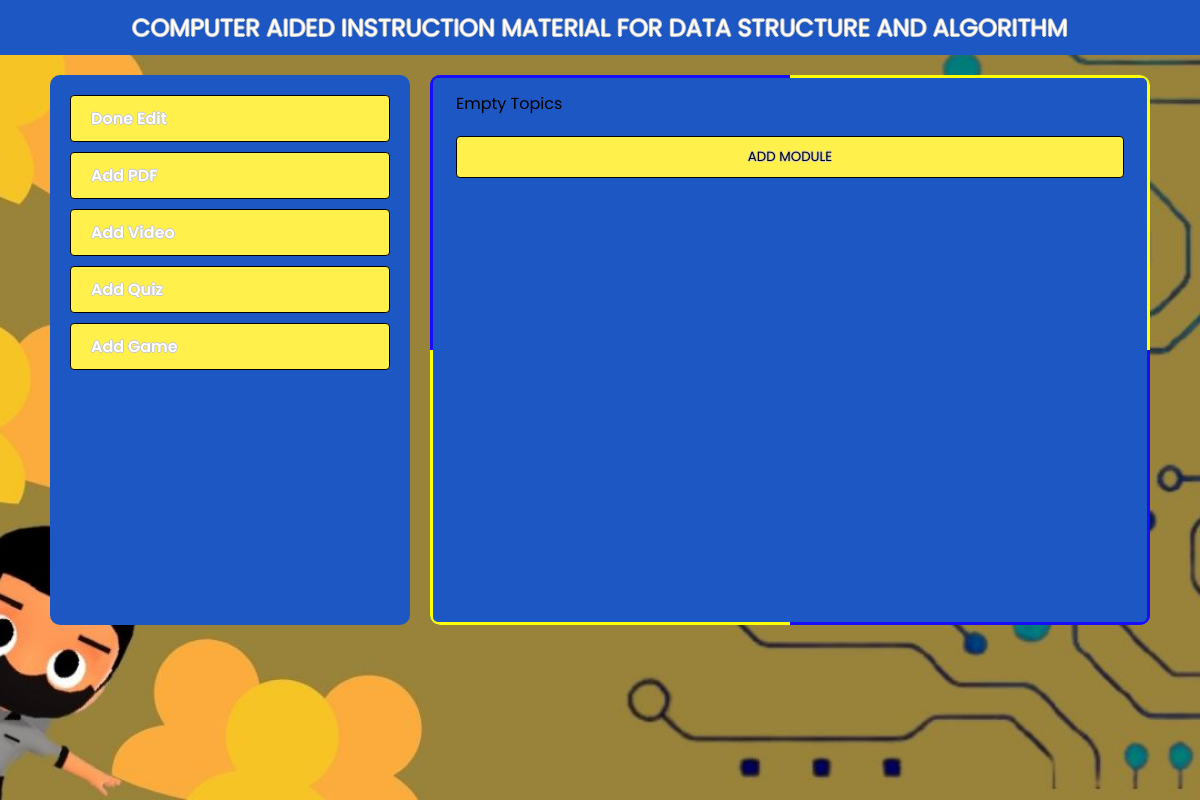
Before: /admin-module (signed in) with the older database file.
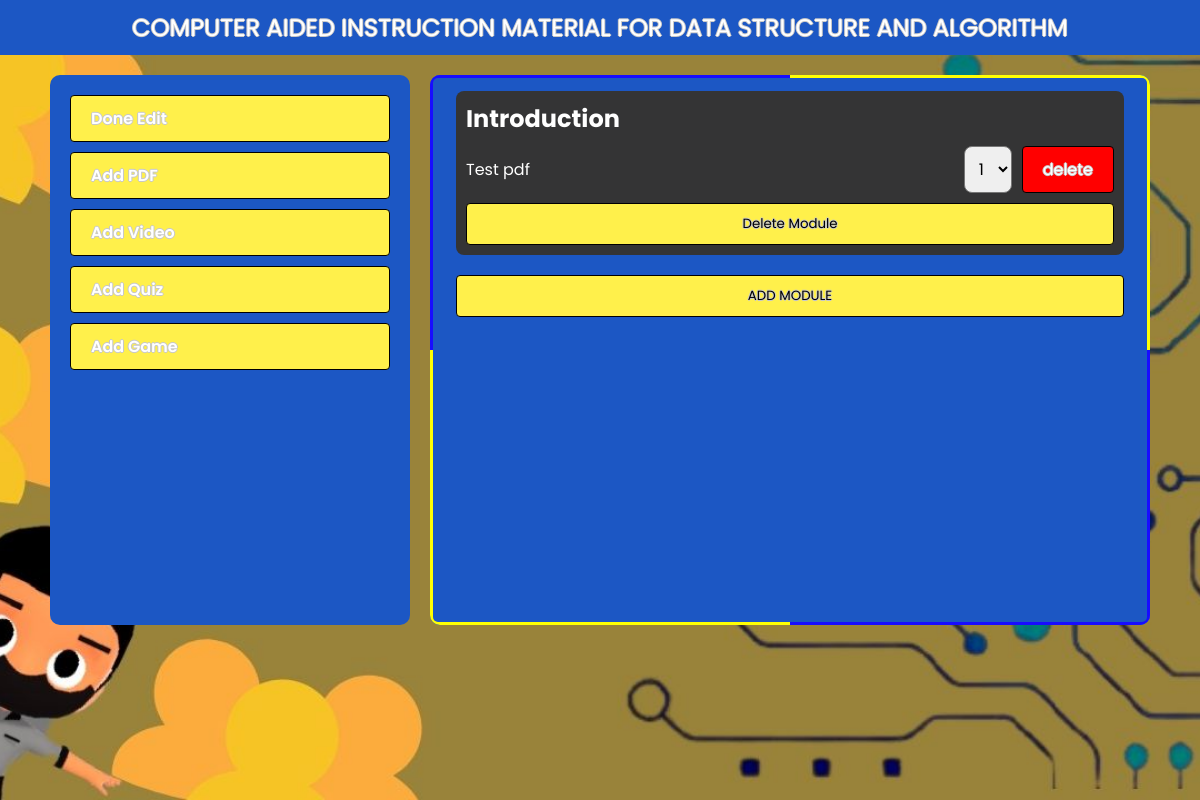
After: the same page with the newer database file.
### tables this page shows
CREATE TABLE `topics` (
  `id` int(11) NOT NULL,
  `title` varchar(1000) NOT NULL
);

CREATE TABLE `content` (
  `id` int(11) NOT NULL,
  `name` varchar(100) DEFAULT NULL,
  `description` varchar(300) DEFAULT NULL,
  `order` int(11) NOT NULL,
  `topics` int(11) NOT NULL,
  `type` int(11) NOT NULL
);

### db/TopicDb.php (called while the page is built, shortened)
<?php
require_once 'autoload.php';
class TopicDb
{
    public static function getAllTopics()
    {
        $conn = Database::open();
        $stmt = $conn->prepare("SELECT * FROM topics");
        $stmt->execute();
        $result = $stmt->get_result();
        $topics = array();
        while ($data = $result->fetch_assoc()) {
            $topic = new Topic($data['title']);
            $topic->setId($data['id']);
            array_push($topics, $topic);
        }
        if ($topics == null) {
            throw new Exception('Empty Topics');
        }
        return $topics;
    }
}

### autoload.php (called while the page is built, shortened)
<?php
spl_autoload_register(function ($className) {
    $file = __DIR__ . '\\' . $className . '.php';
    $file = str_replace('\\', DIRECTORY_SEPARATOR, $file);
});

### model/module/Topic.php (called while the page is built, shortened)
<?php
class Topic
{
    private $title;
    public function __construct($title)
    {
        $this->title = $title;
    }
    public function getTitle()
    {
        return $this->title;
    }
}

### model/module/Content.php (called while the page is built, shortened)
<?php
class Content
{
    private $id;
    private $name;
    private $order;
    private $topics;
    private $type;
    public function getId()
    {
        return $this->id;
    }
    public function getName()
    {
        return $this->name;
    }
    public function getOrder()
    {
        return $this->order;
    }
    public function getTopics()
    {
        return $this->topics;
    }
    public function getType()
    {
        return $this->type;
    }
    public function setId($id): void
    {
        $this->id = $id;
    }
    public function setName($name): void
    {
        $this->name = $name;
    }
    public function setOrder($order): void
    {
        $this->order = $order;
    }
    public function setTopics($topics): void
    {
        $this->topics = $topics;
    }
    public function setType($type): void
    {
        $this->type = $type;
    }
}

### db/ContentDb.php (called while the page is built, shortened)
<?php
class ContentDb
{
    public static function getContent($id)
    {
        $connection = Database::open();
        $stmt = $connection->prepare("SELECT * FROM content WHERE topics = ? order by `order`");
        $stmt->bind_param(
            "d",
            $id
        );
        $stmt->execute();
        $result = $stmt->get_result();
        $contents = array();
        while ($data = $result->fetch_assoc()) {
            $content = new Content();
            $content->setId($data['id']);
            $content->setName($data['name']);
            $content->setDescription($data['description']);
            $content->setOrder($data['order']);
            $content->setTopics($data['topics']);
            $content->setType($data['type']);
            switch ($data['type']) {
                case 3:
                    $content->appendData(FileDb::getFile($content));
                    break;
            }
            array_push($contents, $content);
        }
        $error = mysqli_error($connection);
        return $contents;
    }
}

### db/FileDb.php (called while the page is built, shortened)
<?php
class FileDb
{
    public static function getFile(Content $content)
    {
        $topicId = $content->getTopics();
        $contentId = $content->getId();
        $connection = Database::open();
        $stmt = $connection->prepare("SELECT * FROM file WHERE topic_id = ? and content_id = ?");
        $stmt->bind_param(
            "dd",
            $topicId,
            $contentId
        );
        $stmt->execute();
        $result = $stmt->get_result();
        $data = $result->fetch_assoc();
        $error = mysqli_error($connection);
        $file = new File();
        $file->setId($data['id']);
        $file->setLocation($data['location']);
        $file->setTopicId($data['topic_id']);
        $file->setContenId($data['content_id']);
        return $file;
    }
}

### model/module/File.php (called while the page is built, shortened)
<?php
class File {
    private $location;
    public function getLocation() {
        return $this->location;
    }
    public function setLocation($location): void {
        $this->location = $location;
    }
}

### views/admin/admin-module.php (the view, shortened to what the changed rows need)
<?php
require_once 'autoload.php';
?>
<!DOCTYPE html>
<html lang="en">
<head>
    <link rel="stylesheet" href="./resources/css/style.css">
</head>
<body>
    <section class="main-wrapper bg bg-dashboard">
        <header class="header">COMPUTER AIDED INSTRUCTION MATERIAL FOR DATA STRUCTURE AND ALGORITHM</header>
        <section class="content">
            <div class="content-left">
                <nav class="nav">
                    <a href="./admin" class="nav__link btn">Done Edit</a>
                    <a href="./module-file" class="nav__link btn">Add PDF</a>
                    <a href="./module-video" class="nav__link btn">Add Video</a>
                    <a href="./quiz-maker" class="nav__link btn">Add Quiz</a>
                    <a href="./module-game" class="nav__link btn">Add Game</a>
                </nav>
            </div>
            <div class="content-right rainbow">
                <section class="filler">
                    <?php
                    try {
                        function setOrder($id, $max, $order, $contentId)
                        {
                            $orders = " <select class='order' id='myId$id$contentId' onchange=\"changeOrder($id,$contentId,$order)\">";
                            for ($i = 1; $i <= $max; $i++) {
                                if ($i == $order) {
                                    $orders = $orders . "<option selected value='$i'>$i</option>";
                                } else {
                                    $orders = $orders . "<option value='$i'>$i</option>";
                                }
                            }
                            return $orders . "</select>";
                        }
                        foreach (TopicDb::getAllTopics() as $topic) {
                            $title = $topic->getTitle();
                            $id = $topic->getId();
                            echo "<div class='module'>";
                            echo "<h2>$title</h2>";
                            try {
                                $contents = ContentDb::getContent($id);
                                foreach ($contents as $content) {
                                    $step = $content->getId();
                                    $name = $content->getName();
                                    $dataValue = $content->getData();
                                    $payload = array_pop($dataValue);
                                    $type = $content->getType();
                                    $orderId = $content->getOrder();
                                    $orders = setOrder($id, count($contents), $orderId, $step);
                                    switch ($type) {
                                        case 3:
                                            $location = $payload->getLocation();
                                            $fileId = $content->getId();
                                            echo "<div  class='holder'>
                                            <a href='./assets/file/$location'>$name</a>
                                            <div class='holder-wrapper'>
                                                    $orders
                                            </div>
                                             <span class='btn del' onclick=\"deleteContent($id,$fileId,$step )\">delete</span>
                                            </div>";
                                            break;
                                    }
                                }
                            } catch (Exception $err) {
                                echo "no content found";
                            }
                            echo "<div class='module__btn'>";
                            echo "<button onclick=\"deleteTopic($id)\" class='btn' id='$title'>Delete Module</button>";
                            echo "</div>";
                            echo "</div>";
                        }
                    } catch (Exception $e) {
                        echo $e->getMessage();
                    }
                    ?>
                    <button class="btn" id="addm">ADD MODULE</button>
                </section>
            </div>
        </section>
    </section>
</body>
</html>

Changed rows visible on the page:
added topics: title "Introduction"
added content: name "Test pdf", id+order "1"
Other visible differences:
$e->getMessage(): "Empty Topics" → (not shown)
